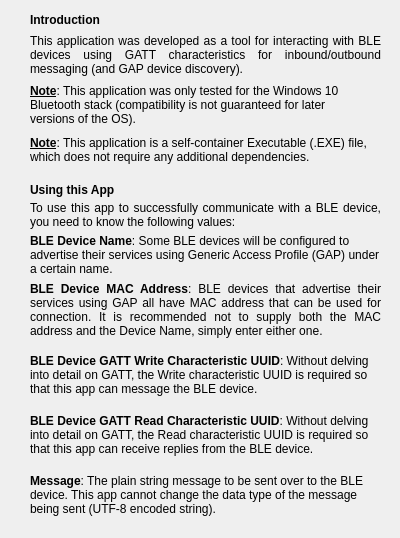
<?xml version="1.0" encoding="UTF-8"?>
<ui version="4.0">
 <class>Dialog</class>
 <widget class="QDialog" name="Dialog">
  <property name="geometry">
   <rect>
    <x>0</x>
    <y>0</y>
    <width>400</width>
    <height>538</height>
   </rect>
  </property>
  <property name="windowTitle">
   <string>Dialog</string>
  </property>
  <widget class="QLabel" name="Intro_Title_Label">
   <property name="geometry">
    <rect>
     <x>30</x>
     <y>10</y>
     <width>91</width>
     <height>21</height>
    </rect>
   </property>
   <property name="styleSheet">
    <string notr="true">font: 75 11pt &quot;Arial&quot;;</string>
   </property>
   <property name="text">
    <string>&lt;html&gt;&lt;head/&gt;&lt;body&gt;&lt;p&gt;&lt;span style=&quot; font-weight:600;&quot;&gt;Introduction&lt;/span&gt;&lt;/p&gt;&lt;/body&gt;&lt;/html&gt;</string>
   </property>
  </widget>
  <widget class="QLabel" name="Intro_Text_Label">
   <property name="geometry">
    <rect>
     <x>30</x>
     <y>30</y>
     <width>351</width>
     <height>51</height>
    </rect>
   </property>
   <property name="styleSheet">
    <string notr="true">font: 75 8pt &quot;Arial&quot;;</string>
   </property>
   <property name="text">
    <string>&lt;html&gt;&lt;head/&gt;&lt;body&gt;&lt;p align=&quot;justify&quot;&gt;This application was developed as a tool for interacting with BLE devices using GATT characteristics for inbound/outbound messaging (and GAP device discovery).&lt;/p&gt;&lt;/body&gt;&lt;/html&gt;</string>
   </property>
   <property name="wordWrap">
    <bool>true</bool>
   </property>
  </widget>
  <widget class="QLabel" name="Note1_Text_Label">
   <property name="geometry">
    <rect>
     <x>30</x>
     <y>80</y>
     <width>341</width>
     <height>51</height>
    </rect>
   </property>
   <property name="styleSheet">
    <string notr="true">font: 75 8pt &quot;Arial&quot;;</string>
   </property>
   <property name="text">
    <string>&lt;html&gt;&lt;head/&gt;&lt;body&gt;&lt;p&gt;&lt;span style=&quot; font-weight:600; text-decoration: underline;&quot;&gt;Note&lt;/span&gt;: This application was only tested for the Windows 10 Bluetooth stack (compatibility is not guaranteed for later versions of the OS).&lt;/p&gt;&lt;/body&gt;&lt;/html&gt;</string>
   </property>
   <property name="wordWrap">
    <bool>true</bool>
   </property>
  </widget>
  <widget class="QLabel" name="Note2_Text_Label">
   <property name="geometry">
    <rect>
     <x>30</x>
     <y>130</y>
     <width>341</width>
     <height>41</height>
    </rect>
   </property>
   <property name="styleSheet">
    <string notr="true">font: 75 8pt &quot;Arial&quot;;</string>
   </property>
   <property name="text">
    <string>&lt;html&gt;&lt;head/&gt;&lt;body&gt;&lt;p&gt;&lt;span style=&quot; font-weight:600; text-decoration: underline;&quot;&gt;Note&lt;/span&gt;: This application is a self-container Executable (.EXE) file, which does not require any additional dependencies.&lt;/p&gt;&lt;/body&gt;&lt;/html&gt;</string>
   </property>
   <property name="wordWrap">
    <bool>true</bool>
   </property>
  </widget>
  <widget class="QLabel" name="UsingApp_Title_Label">
   <property name="geometry">
    <rect>
     <x>30</x>
     <y>180</y>
     <width>111</width>
     <height>21</height>
    </rect>
   </property>
   <property name="styleSheet">
    <string notr="true">font: 75 11pt &quot;Arial&quot;;</string>
   </property>
   <property name="text">
    <string>&lt;html&gt;&lt;head/&gt;&lt;body&gt;&lt;p&gt;&lt;span style=&quot; font-weight:600;&quot;&gt;Using this App&lt;/span&gt;&lt;/p&gt;&lt;/body&gt;&lt;/html&gt;</string>
   </property>
  </widget>
  <widget class="QLabel" name="UsingApp_Text_Label">
   <property name="geometry">
    <rect>
     <x>30</x>
     <y>190</y>
     <width>351</width>
     <height>51</height>
    </rect>
   </property>
   <property name="styleSheet">
    <string notr="true">font: 75 8pt &quot;Arial&quot;;</string>
   </property>
   <property name="text">
    <string>&lt;html&gt;&lt;head/&gt;&lt;body&gt;&lt;p align=&quot;justify&quot;&gt;To use this app to successfully communicate with a BLE device, you need to know the following values:&lt;/p&gt;&lt;/body&gt;&lt;/html&gt;</string>
   </property>
   <property name="wordWrap">
    <bool>true</bool>
   </property>
  </widget>
  <widget class="QLabel" name="DeviceName_Text_Label">
   <property name="geometry">
    <rect>
     <x>30</x>
     <y>230</y>
     <width>351</width>
     <height>51</height>
    </rect>
   </property>
   <property name="styleSheet">
    <string notr="true">font: 75 8pt &quot;Arial&quot;;</string>
   </property>
   <property name="text">
    <string>&lt;html&gt;&lt;head/&gt;&lt;body&gt;&lt;p&gt;&lt;span style=&quot; font-weight:600;&quot;&gt;BLE Device Name&lt;/span&gt;: Some BLE devices will be configured to advertise their services using Generic Access Profile (GAP) under a certain name.&lt;/p&gt;&lt;/body&gt;&lt;/html&gt;</string>
   </property>
   <property name="wordWrap">
    <bool>true</bool>
   </property>
  </widget>
  <widget class="QLabel" name="DeviceAddr_Text_Label">
   <property name="geometry">
    <rect>
     <x>30</x>
     <y>280</y>
     <width>351</width>
     <height>61</height>
    </rect>
   </property>
   <property name="styleSheet">
    <string notr="true">font: 75 8pt &quot;Arial&quot;;</string>
   </property>
   <property name="text">
    <string>&lt;html&gt;&lt;head/&gt;&lt;body&gt;&lt;p align=&quot;justify&quot;&gt;&lt;span style=&quot; font-weight:600;&quot;&gt;BLE Device MAC Address&lt;/span&gt;: BLE devices that advertise their services using GAP all have MAC address that can be used for connection. It is recommended not to supply both the MAC address and the Device Name, simply enter either one.&lt;/p&gt;&lt;/body&gt;&lt;/html&gt;</string>
   </property>
   <property name="wordWrap">
    <bool>true</bool>
   </property>
  </widget>
  <widget class="QLabel" name="GattWrite_Text_Label">
   <property name="geometry">
    <rect>
     <x>30</x>
     <y>350</y>
     <width>351</width>
     <height>51</height>
    </rect>
   </property>
   <property name="styleSheet">
    <string notr="true">font: 75 8pt &quot;Arial&quot;;</string>
   </property>
   <property name="text">
    <string>&lt;html&gt;&lt;head/&gt;&lt;body&gt;&lt;p&gt;&lt;span style=&quot; font-weight:600;&quot;&gt;BLE Device GATT Write Characteristic UUID&lt;/span&gt;: Without delving into detail on GATT, the Write characteristic  UUID is required so that this app can message the BLE device.&lt;/p&gt;&lt;/body&gt;&lt;/html&gt;</string>
   </property>
   <property name="wordWrap">
    <bool>true</bool>
   </property>
  </widget>
  <widget class="QLabel" name="GattRead_Text_Label">
   <property name="geometry">
    <rect>
     <x>30</x>
     <y>410</y>
     <width>351</width>
     <height>51</height>
    </rect>
   </property>
   <property name="styleSheet">
    <string notr="true">font: 75 8pt &quot;Arial&quot;;</string>
   </property>
   <property name="text">
    <string>&lt;html&gt;&lt;head/&gt;&lt;body&gt;&lt;p&gt;&lt;span style=&quot; font-weight:600;&quot;&gt;BLE Device GATT Read Characteristic UUID&lt;/span&gt;: Without delving into detail on GATT, the Read characteristic UUID is required so that this app can receive replies from the BLE device.&lt;/p&gt;&lt;/body&gt;&lt;/html&gt;</string>
   </property>
   <property name="wordWrap">
    <bool>true</bool>
   </property>
  </widget>
  <widget class="QLabel" name="Message_Text_Label">
   <property name="geometry">
    <rect>
     <x>30</x>
     <y>470</y>
     <width>351</width>
     <height>51</height>
    </rect>
   </property>
   <property name="styleSheet">
    <string notr="true">font: 75 8pt &quot;Arial&quot;;</string>
   </property>
   <property name="text">
    <string>&lt;html&gt;&lt;head/&gt;&lt;body&gt;&lt;p&gt;&lt;span style=&quot; font-weight:600;&quot;&gt;Message&lt;/span&gt;: The plain string message to be sent over to the BLE device. This app cannot change the data type of the message being sent (UTF-8 encoded string).&lt;/p&gt;&lt;/body&gt;&lt;/html&gt;</string>
   </property>
   <property name="wordWrap">
    <bool>true</bool>
   </property>
  </widget>
 </widget>
 <resources/>
 <connections/>
</ui>
